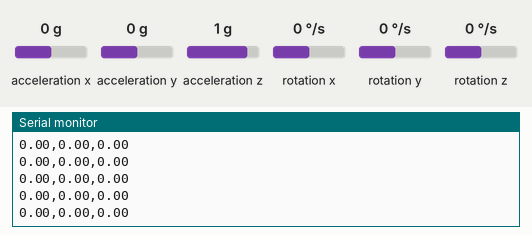
The sketch below on a simulated Arduino Uno, built with avr-gcc and run on an emulated ATmega328P. On the bench: the last lines printed to the serial monitor. Wiring (inferred from the names in the program): MPU-9250 motion sensor at I2C address 0x68. Inputs (shaded band) come from the test bench; at power-on: acceleration x 0 g, acceleration y 0 g, acceleration z 1 g, rotation y 0 °/s, rotation z 0 °/s, rotation x 0 °/s.

Above: at 1.2 s.
1.3 s: acceleration x set to -1.4 g
At 1.33 s:
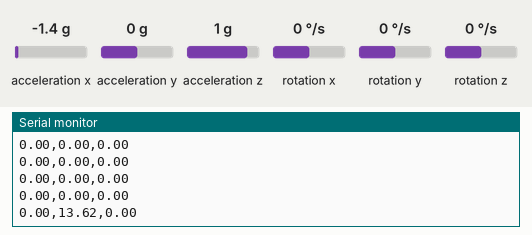
2.8 s: acceleration y set to -1.4 g
At 2.81 s:
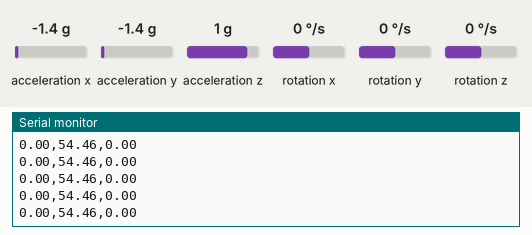
5.8 s: acceleration z set to -1.4 g
At 5.81 s:
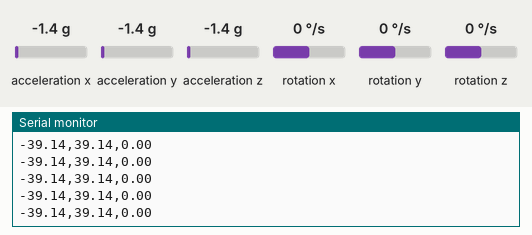
8.8 s: rotation y set to -192 °/s
At 8.82 s:
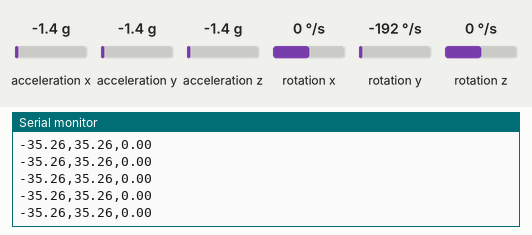
10.3 s: rotation z set to -192 °/s
At 10.3 s:
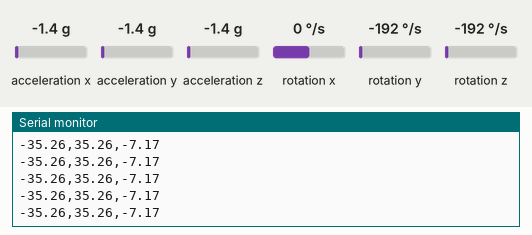
Timing chart, 0 to 12.8 s (numbered marks = the images above; inputs shaded):
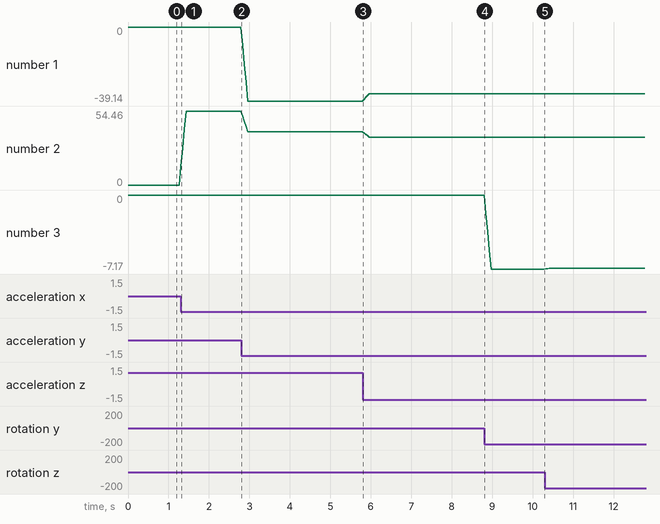

Measured:
- after the input at 1.3 s, the serial monitor: prints a new line at once (image 1)
- plotted number 1: 0 → -39.14 after the input at 2.8 s, -39.14 → -35.26 after the input at 5.8 s
- plotted number 2: 0 → 54.46 after the input at 1.3 s, 54.46 → 39.14 after the input at 2.8 s, 39.14 → 35.26 after the input at 5.8 s
- plotted number 3: 0 → -7.17 after the input at 8.8 s, -7.17 → -7.1 after the input at 10.3 s

The sketch:

MPU9250.ino
```cpp
#include <Wire.h>

const int MPU_addr=0x68;  // MPU9250 I2C adresi

int16_t accelerometer_x, accelerometer_y, accelerometer_z;  // ivme değerleri
int16_t gyro_x, gyro_y, gyro_z;  // açısal hız değerleri
float Acc_x, Acc_y, Acc_z;
float Gyro_x, Gyro_y, Gyro_z;
float x_angle, y_angle, z_angle;
float pool[4][3] = {{.0, .0, .0}, {.0, .0, .0}, {.0, .0, .0}, {.0, .0, .0}};

void setup() {
  Wire.begin();
  Wire.beginTransmission(MPU_addr);
  Wire.write(0x6B);  // PWR_MGMT_1 kaydı
  Wire.write(0);     // uyandır ma işlemi
  Wire.endTransmission(true);
  Serial.begin(9600);
}

void loop() {
  Wire.beginTransmission(MPU_addr);
  Wire.write(0x3B);  // ilk accelerometer kaydı adresi
  Wire.endTransmission(false);
  Wire.requestFrom(MPU_addr, 14, true);  // 14 adet okuma yap

  // okunan değerlerin ayıklanması
  accelerometer_x = Wire.read()<<8|Wire.read();
  accelerometer_y = Wire.read()<<8|Wire.read();
  accelerometer_z = Wire.read()<<8|Wire.read();
  Wire.read();
  gyro_x = Wire.read()<<8|Wire.read();
  gyro_y = Wire.read()<<8|Wire.read();
  gyro_z = Wire.read()<<8|Wire.read();

  // ivme ölçer verilerinin işlenmesi
  Acc_x = accelerometer_x/16384.0;
  Acc_y = accelerometer_y/16384.0;
  Acc_z = accelerometer_z/16384.0;

  // açısal hız verilerinin işlenmesi
  Gyro_x = gyro_x/131.0;
  Gyro_y = gyro_y/131.0;
  Gyro_z = gyro_z/131.0;

  // açısal verilerin hesaplanması
  x_angle = atan2(Acc_y, sqrt(Acc_x*Acc_x + Acc_z*Acc_z)) * 180.0 / PI;
  y_angle = atan2(-Acc_x, sqrt(Acc_y*Acc_y + Acc_z*Acc_z)) * 180.0 / PI;
  z_angle = Gyro_z * 0.001 * 180.0 / PI;

  float pool2[4][3] = {{pool[1][0], pool[1][1], pool[1][2]}, {pool[2][0], pool[2][1], pool[2][2]}, {pool[3][0], pool[3][1], pool[3][2]}, {x_angle, y_angle, z_angle}};

 for (int i = 0; i < 4; i++) {
  for (int j = 0; j < 3; j++) {
    pool[i][j] = pool2[i][j];
  }
}
  x_angle = (pool[0][0] + pool[1][0] + pool[2][0] + pool[3][0]) / 4.0;

  y_angle = (pool[0][1] + pool[1][1] + pool[2][1] + pool[3][1]) / 4.0;
  z_angle = (pool[0][2] + pool[1][2] + pool[2][2] + pool[3][2]) / 4.0;

  // okunan verilerin seri bağlantı ile gösterilmesi
  Serial.print(x_angle);
  Serial.print(",");
  Serial.print(y_angle);
  Serial.print(",");
  Serial.println(z_angle);

  delay(40);

}
```
